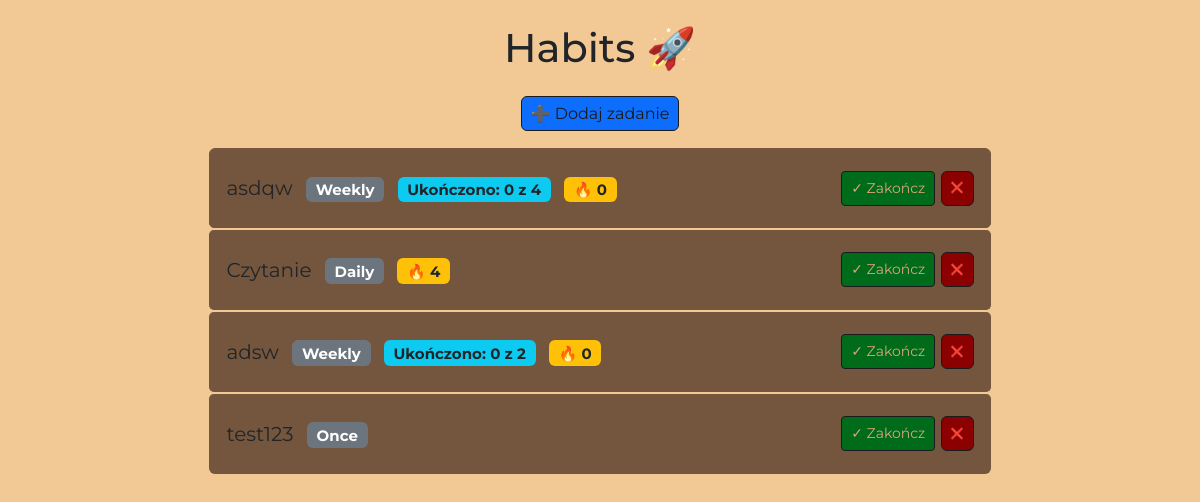
The app's page /, older data.
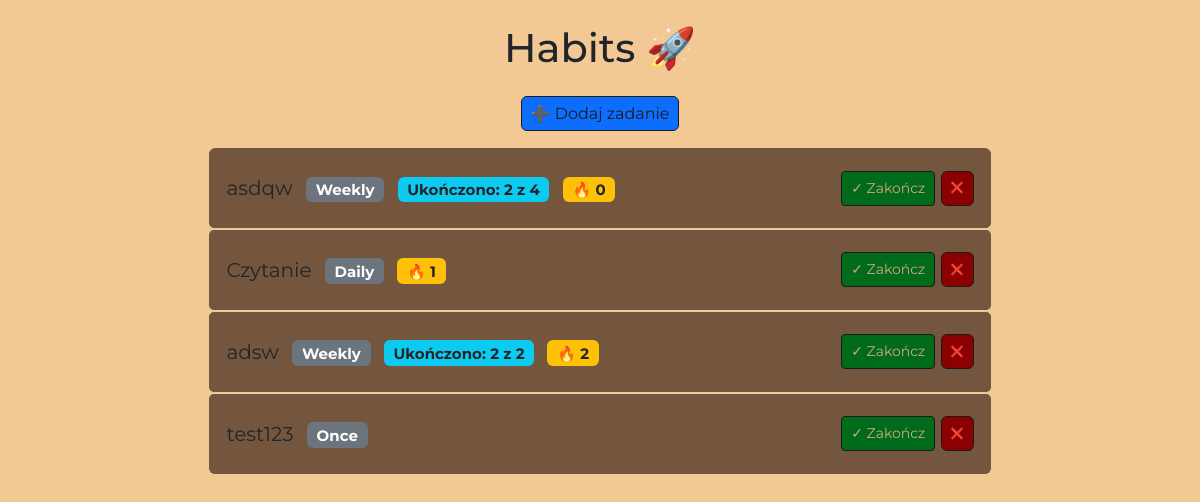
The same page, newer data.
### ToDo/models.py (models this page shows, shortened)
class Task(models.Model):
    TASK_DAILY = "DAILY"
    TASK_WEEKLY = "WEEKLY"
    TASK_ONCE = "ONCE"
    TASK_TYPES = [
        (TASK_DAILY, "Daily"),
        (TASK_WEEKLY, "Weekly"),
        (TASK_ONCE, "Once"),
    ]
    title = models.CharField(max_length=200)
    task_type = models.CharField(max_length=10, choices=TASK_TYPES, default=TASK_ONCE)
    date = models.DateField(null=True, blank=True)
    completed = models.BooleanField(default=False)
    last_completed = models.DateField(null=True, blank=True)
    streak = models.IntegerField(default=0)
    weekly_target = models.IntegerField(null=True, blank=True)
    weekly_progress = models.IntegerField(default=0)
    last_week = models.CharField(max_length=10, null=True, blank=True)
    def is_done_today(self):
        today = timezone.localdate()
        if self.task_type == self.TASK_ONCE:
            return self.completed
        if self.task_type == self.TASK_DAILY:
            return self.last_completed == today
        if self.task_type == self.TASK_WEEKLY:
            return self.logs.filter(date=today, completed=True).exists()
        return False
    def weekly_progress_count(self):
        today = timezone.localdate()
        year, week, _ = today.isocalendar()
        return self.logs.filter(
            date__week=week,
            date__year=year,
            completed=True
        ).count()
    def weekly_streak(self):
        if self.task_type != self.TASK_WEEKLY or not self.weekly_target:
            return 0
        today = timezone.localdate()
        week_start = today - timedelta(days=today.weekday())
        streak = 0
        while True:
            week_end = week_start + timedelta(days=6)
            completed_days = (
                self.logs
                .filter(date__range=(week_start, week_end), completed=True)
                .values("date")
                .distinct()
                .count()
            )
            if completed_days >= self.weekly_target:
                streak += 1
                week_start -= timedelta(days=7)
            else:
                break
        return streak

### ToDo/views.py (the view, shortened to what this page needs)
# urls.py: path('', views.home, name='home'),
def home(request):
    form = TaskForm()
    tasks = Task.objects.filter(
        Q(task_type=Task.TASK_DAILY) |
        Q(task_type=Task.TASK_WEEKLY) |
        Q(task_type=Task.TASK_ONCE, date=today)
    )
    context = {'tasks': tasks, 'form': form}
    return render(request, 'ToDo/home.html', context)

### ToDo/templates/ToDo/home.html (shortened to what this page needs)
<!DOCTYPE html>
<html lang="utf-8">
{% load static %}
{% load widget_tweaks %}
<head>
    <link href="https://cdn.jsdelivr.net/npm/bootstrap@5.3.2/dist/css/bootstrap.min.css" rel="stylesheet">
    <link rel="stylesheet" type="text/css" href="{% static 'css/styles.css' %}">
</head>
<body>
    <div class="container mt-4">
        <h1 class="mb-4">Habits 🚀</h1>
        <button type="button" class="btn btn-primary mb-3 d-block mx-auto" data-bs-toggle="modal" data-bs-target="#addTaskModal">
            ➕ Dodaj zadanie
        </button>
  <ul class="list-group">
    {% for task in tasks %}
      <li class="list-group-item d-flex justify-content-between align-items-center">
        <div>
          {% if task.completed %}
            <s>{{ task.title }}</s>
          {% else %}
            {{ task.title }}
          {% endif %}
            <span class="badge bg-secondary ms-2">
                {{ task.get_task_type_display }}
            </span>
            {% if task.task_type == 'DAILY' %}
                <span class="badge bg-warning text-dark ms-2">🔥 {{ task.streak }} </span>
            {% elif task.task_type == 'WEEKLY' %}
                <span class="badge bg-info text-dark ms-2"> Ukończono: {{ task.weekly_progress_count }} z {{ task.weekly_target }}</span>
                <span class="badge bg-warning text-dark ms-2">🔥 {{ task.weekly_streak }} </span>
            {% endif %}
        </div>
        <div>
          <form method="POST" action="{% url 'toggle_task' task.id %}" style="display:inline;"><button
              type="submit"
              class="btn btn-sm
                     {% if task.is_done_today %}
                       btn-success
                     {% else %}
                       btn-outline-secondary
                     {% endif %}"
            >
              {% if task.is_done_today %}
                Ukończono ✅
              {% else %}
                ✓ Zakończ
              {% endif %}
            </button>
          </form>
          <form method="POST" action="{% url 'delete_task' task.id %}" style="display:inline;">
            <button type="submit" class="btn btn-sm2 btn-outline-danger">❌</button>
          </form>
        </div>
      </li>
    {% empty %}
      <li class="list-group-item">Brak zadań 🙃</li>
    {% endfor %}
  </ul>
</div>
</body>
</html>

Row changes from the older to the newer data that the page shows:
changed Task "asdqw": weekly_progress_count "0" → "2"
changed Task "Czytanie": streak "4" → "1"
computed for Task "adsw": weekly_progress_count "0" → "2"; weekly_streak "0" → "2"
